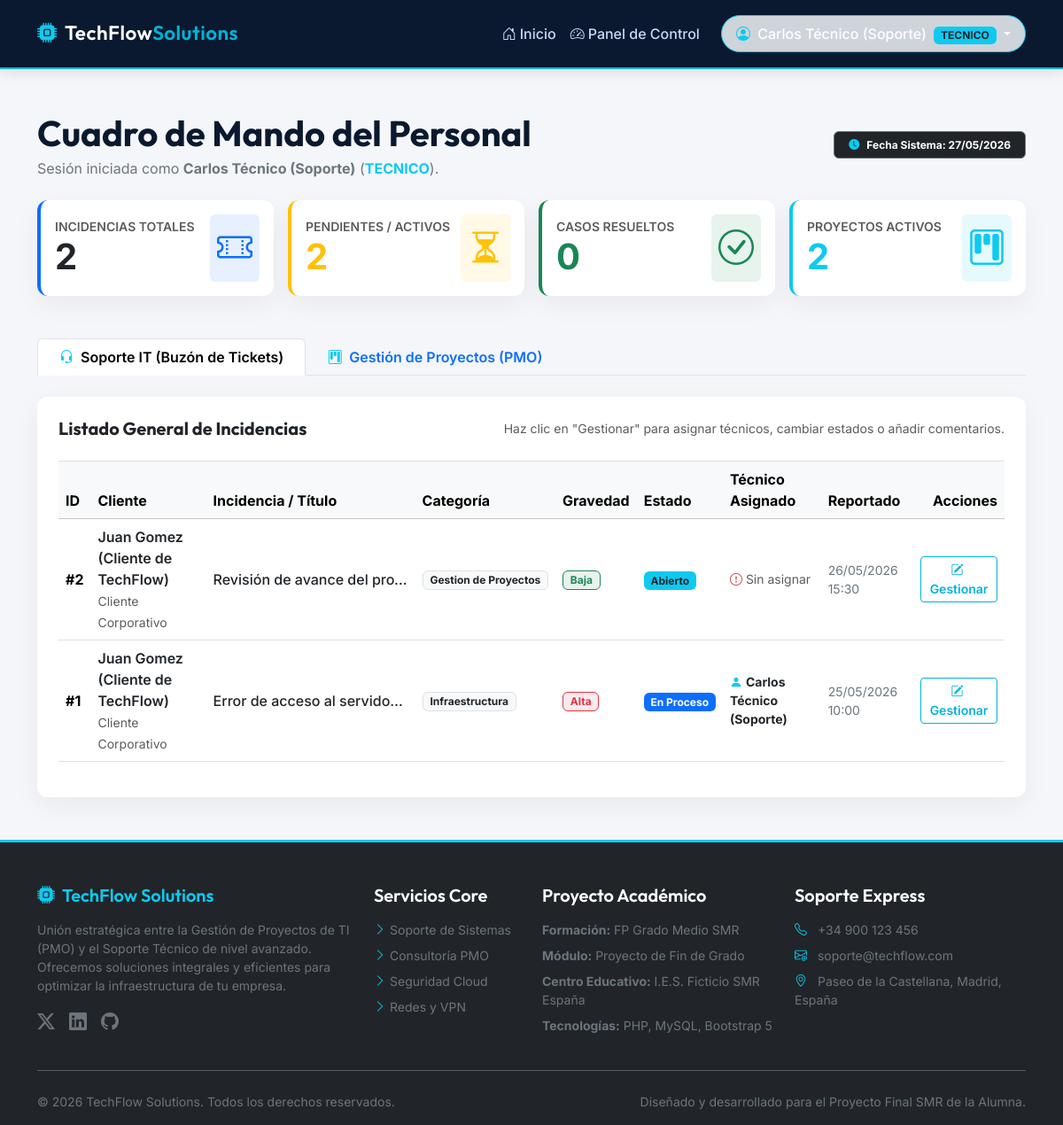
Page /panel_pmo.php (signed in) on the committed database.
### tables this page shows
CREATE TABLE `tickets` (
  `id` INT AUTO_INCREMENT PRIMARY KEY,
  `titulo` VARCHAR(150) NOT NULL COMMENT 'Breve título indicando el problema',
  `descripcion` TEXT NOT NULL COMMENT 'Detalles completos de la incidencia informática',
  `cliente_id` INT NOT NULL COMMENT 'Cliente que abre el ticket',
  `tecnico_id` INT DEFAULT NULL COMMENT 'Técnico asignado para resolver el ticket',
  `categoria` ENUM('Soporte Tecnico', 'Gestion de Proyectos', 'Infraestructura') NOT NULL DEFAULT 'Soporte Tecnico' COMMENT 'Categoría de la consulta',
  `gravedad` ENUM('Baja', 'Media', 'Alta', 'Critica') NOT NULL DEFAULT 'Baja' COMMENT 'Nivel de urgencia',
  `estado` ENUM('Abierto', 'En Proceso', 'Resuelto', 'Cerrado') NOT NULL DEFAULT 'Abierto' COMMENT 'Estado del flujo del soporte',
  `created_at` TIMESTAMP DEFAULT CURRENT_TIMESTAMP,
  `updated_at` TIMESTAMP DEFAULT CURRENT_TIMESTAMP ON UPDATE CURRENT_TIMESTAMP,
  FOREIGN KEY (`cliente_id`) REFERENCES `usuarios`(`id`) ON DELETE CASCADE ON UPDATE CASCADE,
  FOREIGN KEY (`tecnico_id`) REFERENCES `usuarios`(`id`) ON DELETE SET NULL ON UPDATE CASCADE
);

CREATE TABLE `usuarios` (
  `id` INT AUTO_INCREMENT PRIMARY KEY,
  `nombre` VARCHAR(100) NOT NULL COMMENT 'Nombre completo del usuario',
  `email` VARCHAR(100) NOT NULL UNIQUE COMMENT 'Correo electrónico que sirve como login',
  `password` VARCHAR(255) NOT NULL COMMENT 'Contraseña cifrada mediante password_hash() con bcrypt',
  `rol` ENUM('cliente', 'tecnico', 'pmo') NOT NULL COMMENT 'Rol del usuario: cliente, tecnico de soporte o gestor PMO',
  `created_at` TIMESTAMP DEFAULT CURRENT_TIMESTAMP COMMENT 'Fecha de registro en la base de datos'
);

### panel_pmo.php (the view, shortened to what this page needs)
<?php
require_once 'conexion.php';
include 'header.php';
$res_total = mysqli_query($conexion, "SELECT COUNT(*) AS total FROM tickets");
$total_tickets = mysqli_fetch_assoc($res_total)['total'];
$res_pendientes = mysqli_query($conexion, "SELECT COUNT(*) AS total FROM tickets WHERE estado IN ('Abierto', 'En Proceso')");
$pendientes_tickets = mysqli_fetch_assoc($res_pendientes)['total'];
$res_resueltos = mysqli_query($conexion, "SELECT COUNT(*) AS total FROM tickets WHERE estado IN ('Resuelto', 'Cerrado')");
$resueltos_tickets = mysqli_fetch_assoc($res_resueltos)['total'];
$res_proyectos_activos = mysqli_query($conexion, "SELECT COUNT(*) AS total FROM proyectos WHERE estado != 'Completado'");
$proyectos_activos = mysqli_fetch_assoc($res_proyectos_activos)['total'];
$sql_tickets = "SELECT t.*, u_c.nombre AS cliente_nombre, u_t.nombre AS tecnico_nombre
                FROM tickets t
                JOIN usuarios u_c ON t.cliente_id = u_c.id
                LEFT JOIN usuarios u_t ON t.tecnico_id = u_t.id
                ORDER BY t.created_at DESC";
$resultado_tickets = mysqli_query($conexion, $sql_tickets);
?>
<div class="container my-4">
    <div class="row align-items-center mb-4 gy-2">
        <div class="col-md-8">
            <h1 class="display-6 fw-bold mb-1">Cuadro de Mando del Personal</h1>
            <p class="text-secondary mb-0">Sesión iniciada como <strong><?php echo htmlspecialchars($_SESSION['nombre']); ?></strong>
               (<span class="text-uppercase text-info fw-bold"><?php echo $_SESSION['rol']; ?></span>).</p>
        </div>
        <div class="col-md-4 text-md-end">
            <span class="badge bg-dark border border-secondary text-white px-3 py-2">
                <i class="bi bi-clock-fill text-info me-2"></i>Fecha Sistema: <?php echo date('d/m/Y'); ?>
            </span>
        </div>
    </div>
    <div class="row g-3 mb-5">
        <div class="col-6 col-lg-3">
            <div class="card card-custom p-3 d-flex flex-row align-items-center justify-content-between h-100 border-start border-primary border-4">
                <div>
                    <span class="text-muted small text-uppercase fw-semibold d-block">Incidencias Totales</span>
                    <strong class="display-6 fw-bold text-dark"><?php echo $total_tickets; ?></strong>
                </div>
                <div class="fs-1 text-primary bg-primary bg-opacity-10 rounded p-2 d-none d-sm-block"><i class="bi bi-ticket-perforated"></i></div>
            </div>
        </div>
        <div class="col-6 col-lg-3">
            <div class="card card-custom p-3 d-flex flex-row align-items-center justify-content-between h-100 border-start border-warning border-4">
                <div>
                    <span class="text-muted small text-uppercase fw-semibold d-block">Pendientes / Activos</span>
                    <strong class="display-6 fw-bold text-warning"><?php echo $pendientes_tickets; ?></strong>
                </div>
                <div class="fs-1 text-warning bg-warning bg-opacity-10 rounded p-2 d-none d-sm-block"><i class="bi bi-hourglass-split"></i></div>
            </div>
        </div>
        <div class="col-6 col-lg-3">
            <div class="card card-custom p-3 d-flex flex-row align-items-center justify-content-between h-100 border-start border-success border-4">
                <div>
                    <span class="text-muted small text-uppercase fw-semibold d-block">Casos Resueltos</span>
                    <strong class="display-6 fw-bold text-success"><?php echo $resueltos_tickets; ?></strong>
                </div>
                <div class="fs-1 text-success bg-success bg-opacity-10 rounded p-2 d-none d-sm-block"><i class="bi bi-check-circle"></i></div>
            </div>
        </div>
        <div class="col-6 col-lg-3">
            <div class="card card-custom p-3 d-flex flex-row align-items-center justify-content-between h-100 border-start border-info border-4">
                <div>
                    <span class="text-muted small text-uppercase fw-semibold d-block">Proyectos Activos</span>
                    <strong class="display-6 fw-bold text-info"><?php echo $proyectos_activos; ?></strong>
                </div>
                <div class="fs-1 text-info bg-info bg-opacity-10 rounded p-2 d-none d-sm-block"><i class="bi bi-kanban"></i></div>
            </div>
        </div>
    </div>
    <ul class="nav nav-tabs mb-4 border-bottom-2" id="panelAdminTab" role="tablist">
        <li class="nav-item" role="presentation">
            <button class="nav-link active fw-semibold py-2.5 px-4" id="tickets-tab" data-bs-toggle="tab" data-bs-target="#tickets-panel" type="button" role="tab" aria-controls="tickets-panel" aria-selected="true">
                <i class="bi bi-headset me-2 text-info"></i>Soporte IT (Buzón de Tickets)
            </button>
        </li>
        <li class="nav-item" role="presentation">
            <button class="nav-link fw-semibold py-2.5 px-4" id="proyectos-tab" data-bs-toggle="tab" data-bs-target="#proyectos-panel" type="button" role="tab" aria-controls="proyectos-panel" aria-selected="false">
                <i class="bi bi-kanban me-2 text-info"></i>Gestión de Proyectos (PMO)
            </button>
        </li>
    </ul>
    <div class="tab-content" id="panelAdminTabContent">
        <div class="tab-pane fade show active" id="tickets-panel" role="tabpanel" aria-labelledby="tickets-tab">
            <div class="card card-custom p-4">
                <div class="d-flex justify-content-between align-items-center mb-4 flex-wrap gap-2">
                    <h3 class="h5 mb-0 fw-bold">Listado General de Incidencias</h3>
                    <span class="text-muted small">Haz clic en "Gestionar" para asignar técnicos, cambiar estados o añadir comentarios.</span>
                </div>
                <?php if (mysqli_num_rows($resultado_tickets) > 0): ?>
                    <div class="table-responsive">
                        <table class="table table-hover align-middle border-top">
                            <thead class="table-light">
                                <tr>
                                    <th>ID</th>
                                    <th>Cliente</th>
                                    <th>Incidencia / Título</th>
                                    <th>Categoría</th>
                                    <th>Gravedad</th>
                                    <th>Estado</th>
                                    <th>Técnico Asignado</th>
                                    <th>Reportado</th>
                                    <th class="text-end">Acciones</th>
                                </tr>
                            </thead>
                            <tbody>
                                <?php while ($ticket = mysqli_fetch_assoc($resultado_tickets)): ?>
                                    <tr>
                                        <td class="fw-bold">#<?php echo $ticket['id']; ?></td>
                                        <td>
                                            <div class="fw-semibold text-dark"><?php echo htmlspecialchars($ticket['cliente_nombre']); ?></div>
                                            <span class="text-muted small">Cliente Corporativo</span>
                                        </td>
                                        <td>
                                            <div class="text-dark fw-medium" style="max-width: 220px; white-space: nowrap; overflow: hidden; text-overflow: ellipsis;">
                                                <?php echo htmlspecialchars($ticket['titulo']); ?>
                                            </div>
                                        </td>
                                        <td>
                                            <span class="badge bg-light text-dark border"><?php echo $ticket['categoria']; ?></span>
                                        </td>
                                        <td>
                                            <?php
                                            $grav_clase = 'bg-secondary';
                                            if ($ticket['gravedad'] === 'Baja') $grav_clase = 'bg-success bg-opacity-10 text-success border border-success';
                                            elseif ($ticket['gravedad'] === 'Media') $grav_clase = 'bg-warning bg-opacity-10 text-warning-emphasis border border-warning';
                                            elseif ($ticket['gravedad'] === 'Alta') $grav_clase = 'bg-danger bg-opacity-10 text-danger border border-danger';
                                            elseif ($ticket['gravedad'] === 'Critica') $grav_clase = 'bg-danger text-white';
                                            ?>
                                            <span class="badge <?php echo $grav_clase; ?>"><?php echo $ticket['gravedad']; ?></span>
                                        </td>
                                        <td>
                                            <?php
                                            $est_clase = 'bg-secondary';
                                            if ($ticket['estado'] === 'Abierto') $est_clase = 'bg-info text-dark';
                                            elseif ($ticket['estado'] === 'En Proceso') $est_clase = 'bg-primary';
                                            elseif ($ticket['estado'] === 'Resuelto') $est_clase = 'bg-success';
                                            elseif ($ticket['estado'] === 'Cerrado') $est_clase = 'bg-dark';
                                            ?>
                                            <span class="badge <?php echo $est_clase; ?>"><?php echo $ticket['estado']; ?></span>
                                        </td>
                                        <td class="text-secondary small">
                                            <?php if ($ticket['tecnico_nombre']): ?>
                                                <strong class="text-dark"><i class="bi bi-person-fill text-info me-1"></i><?php echo htmlspecialchars($ticket['tecnico_nombre']); ?></strong>
                                            <?php else: ?>
                                                <span class="text-muted"><i class="bi bi-exclamation-circle text-danger me-1"></i>Sin asignar</span>
                                            <?php endif; ?>
                                        </td>
                                        <td class="small text-secondary">
                                            <?php echo date('d/m/Y H:i', strtotime($ticket['created_at'])); ?>
                                        </td>
                                        <td class="text-end">
                                            <a href="ver_ticket.php?id=<?php echo $ticket['id']; ?>" class="btn btn-tech-outline btn-sm">
                                                <i class="bi bi-pencil-square me-1"></i>Gestionar
                                            </a>
                                        </td>
                                    </tr>
                                <?php endwhile; ?>
                            </tbody>
                        </table>
                    </div>
                <?php endif; ?>
            </div>
        </div>
    </div>
</div>
<?php
include 'footer.php';
?>

### rows in the picture
tickets: id "2", cliente.nombre "Juan Gomez (Cliente de TechFlow)", titulo "Revisión de avance del pro…", categoria "Gestion de Proyectos", gravedad "Baja", estado "Abierto", shows "Sin asignar", created_at "26/05/2026 15:30"
tickets: id "1", cliente.nombre "Juan Gomez (Cliente de TechFlow)", titulo "Error de acceso al servido…", categoria "Infraestructura", gravedad "Alta", estado "En Proceso", tecnico.nombre "Carlos Técnico (Soporte)", created_at "25/05/2026 10:00"

### other values in the picture
$_SESSION['nombre'] "Carlos Técnico (Soporte)"
$_SESSION['rol'] "TECNICO"
$total_tickets "2"
$pendientes_tickets "2"
$resueltos_tickets "0"
$proyectos_activos "2"
